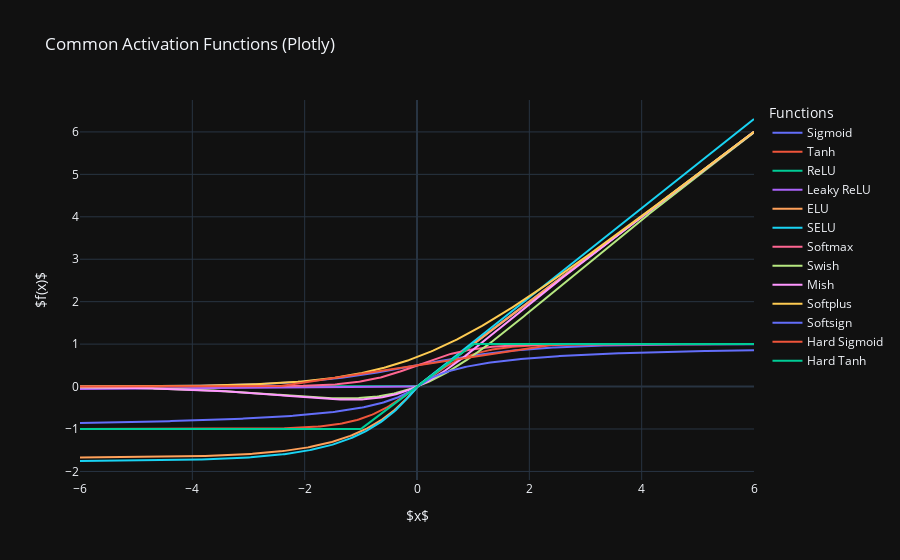

The notebook cell this image was saved under:
### Code cell
import numpy as np
import plotly.graph_objects as go

x = np.linspace(-6, 6, 400)

# Define the activations (same as before)
activations = {
    "Sigmoid": 1/(1+np.exp(-x)),
    "Tanh": np.tanh(x),
    "ReLU": np.maximum(0, x),
    "Leaky ReLU": np.where(x > 0, x, 0.01*x),
    "ELU": np.where(x > 0, x, 1.6733*(np.exp(x)-1)),
    "SELU": 1.0507 * np.where(x > 0, x, 1.6733*(np.exp(x)-1)),
    # Two‑class softmax (reduces to sigmoid)
    "Softmax": np.exp(x)/(np.exp(x)+np.exp(-x)),
    "Swish": x/(1+np.exp(-x)),
    "Mish": x*np.tanh(np.log1p(np.exp(x))),
    "Softplus": np.log1p(np.exp(x)),
    "Softsign": x/(1+np.abs(x)),
    "Hard Sigmoid": np.clip(0.2*x + 0.5, 0, 1),
    "Hard Tanh": np.clip(x, -1, 1)
}

fig = go.Figure()

for name, y in activations.items():
    fig.add_trace(go.Scatter(x=x, y=y,
                             mode='lines',
                             name=name))

fig.update_layout(
    title="Common Activation Functions (Plotly)",
    xaxis_title="$x$",
    yaxis_title="$f(x)$",
    hovermode="x unified",   # shows all traces at once when hovering
    legend_title_text="Functions",
)

# The Plotly legend is already interactive:
# • Click a name to hide/show that trace.
# • Hover over the plot for tooltips.

fig.show()

### Figure 1 — Plotly figure (JSON) as saved in the notebook; plotly's stock layout.template omitted (floating-point values rounded to 4 significant figures; data arrays with more than 128 entries replaced by an {"elided": "..."} marker saying what was removed)
{"data": [{"mode": "lines", "name": "Sigmoid", "x": {"elided": "400 float values"}, "y": {"elided": "400 float values"}, "type": "scatter"}, {"mode": "lines", "name": "Tanh", "x": {"elided": "400 float values"}, "y": {"elided": "400 float values"}, "type": "scatter"}, {"mode": "lines", "name": "ReLU", "x": {"elided": "400 float values"}, "y": {"elided": "400 float values"}, "type": "scatter"}, {"mode": "lines", "name": "Leaky ReLU", "x": {"elided": "400 float values"}, "y": {"elided": "400 float values"}, "type": "scatter"}, {"mode": "lines", "name": "ELU", "x": {"elided": "400 float values"}, "y": {"elided": "400 float values"}, "type": "scatter"}, {"mode": "lines", "name": "SELU", "x": {"elided": "400 float values"}, "y": {"elided": "400 float values"}, "type": "scatter"}, {"mode": "lines", "name": "Softmax", "x": {"elided": "400 float values"}, "y": {"elided": "400 float values"}, "type": "scatter"}, {"mode": "lines", "name": "Swish", "x": {"elided": "400 float values"}, "y": {"elided": "400 float values"}, "type": "scatter"}, {"mode": "lines", "name": "Mish", "x": {"elided": "400 float values"}, "y": {"elided": "400 float values"}, "type": "scatter"}, {"mode": "lines", "name": "Softplus", "x": {"elided": "400 float values"}, "y": {"elided": "400 float values"}, "type": "scatter"}, {"mode": "lines", "name": "Softsign", "x": {"elided": "400 float values"}, "y": {"elided": "400 float values"}, "type": "scatter"}, {"mode": "lines", "name": "Hard Sigmoid", "x": {"elided": "400 float values"}, "y": {"elided": "400 float values"}, "type": "scatter"}, {"mode": "lines", "name": "Hard Tanh", "x": {"elided": "400 float values"}, "y": {"elided": "400 float values"}, "type": "scatter"}], "layout": {"legend": {"title": {"text": "Functions"}}, "title": {"text": "Common Activation Functions (Plotly)"}, "xaxis": {"title": {"text": "$x$"}}, "yaxis": {"title": {"text": "$f(x)$"}}, "hovermode": "x unified"}}
